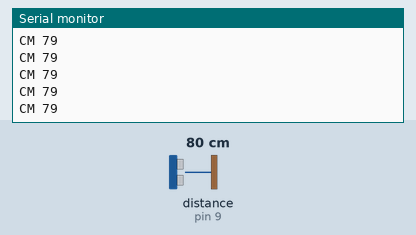
Recording of a sketch running on a simulated Arduino Uno, built with avr-gcc and run on an emulated ATmega328P. Shown: the last lines printed to the serial monitor. Wiring (inferred from the names in the program): ultrasonic range finder: trigger pin 10; echo pin 9. The test bench sets the inputs (shaded band); at power-on: distance to the obstacle (sensor on pin 9) 80 cm. The echo pulse lasts 58.3 µs per cm.

Above: at 1.2 s.
1.3 s: distance to the obstacle (sensor on pin 9) set to 2 cm
At 1.8 s:
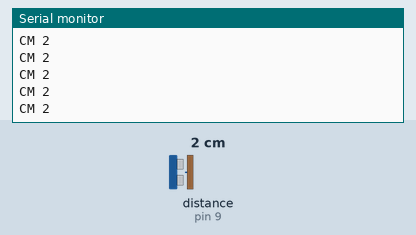
2.8 s: distance to the obstacle (sensor on pin 9) set to 4 cm
At 3.6 s:
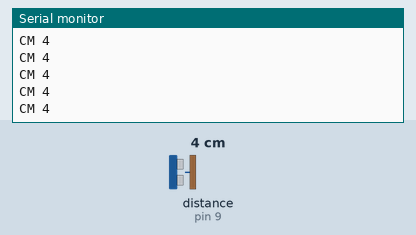
4.3 s: distance to the obstacle (sensor on pin 9) set to 18 cm
At 5.3 s:
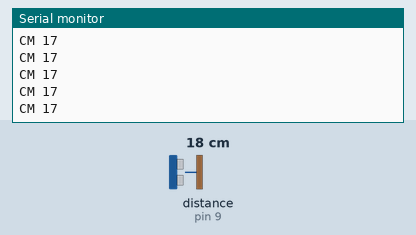
Timing chart, 0 to 7.3 s (numbered marks = the images above; inputs shaded):
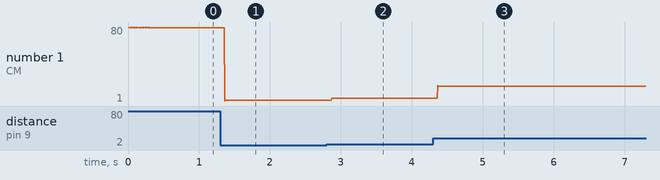

Measured:
- after the input at 1.3 s, the serial monitor: prints a new line after 0.06 s (image 1)
- after the input at 2.8 s, the serial monitor: prints a new line after 0.07 s (image 2)
- after the input at 4.3 s, the serial monitor: prints a new line after 0.07 s (image 3)
- plotted number 1: 79 → 2 after the input at 1.3 s, 2 → 4 after the input at 2.8 s, 4 → 17 after the input at 4.3 s

The sketch:

ultrasonic_sensor1.ino
```cpp
const int echoPin = 9;
const int trigPin=10;

void setup() {

  pinMode(echoPin,INPUT);
  pinMode(trigPin,OUTPUT);
  Serial.begin(9600);
}

void loop() {

  long duration,distance;
  digitalWrite(trigPin, HIGH);
  delayMicroseconds(500);
  digitalWrite(trigPin, LOW);
  duration=pulseIn(echoPin, HIGH);

  distance=(duration/58.2);
  Serial.println(distance);
  Serial.print("CM ");


}
```
